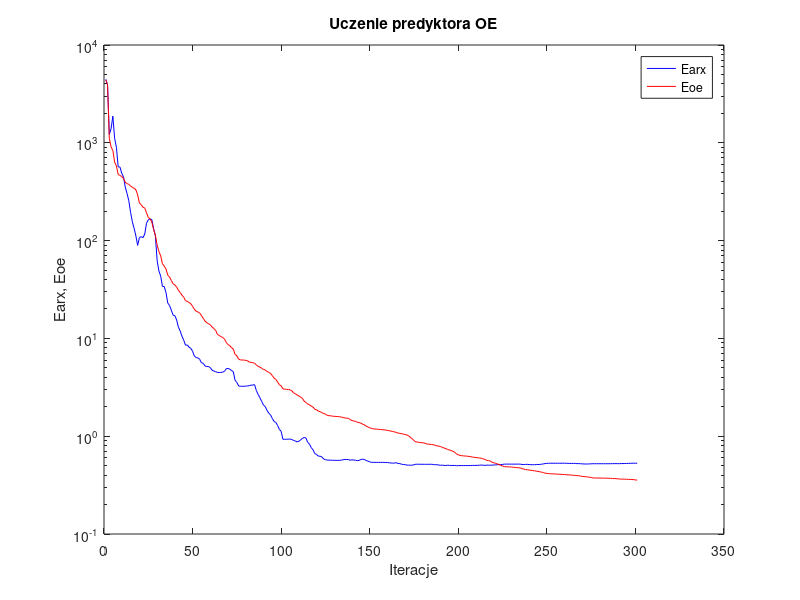
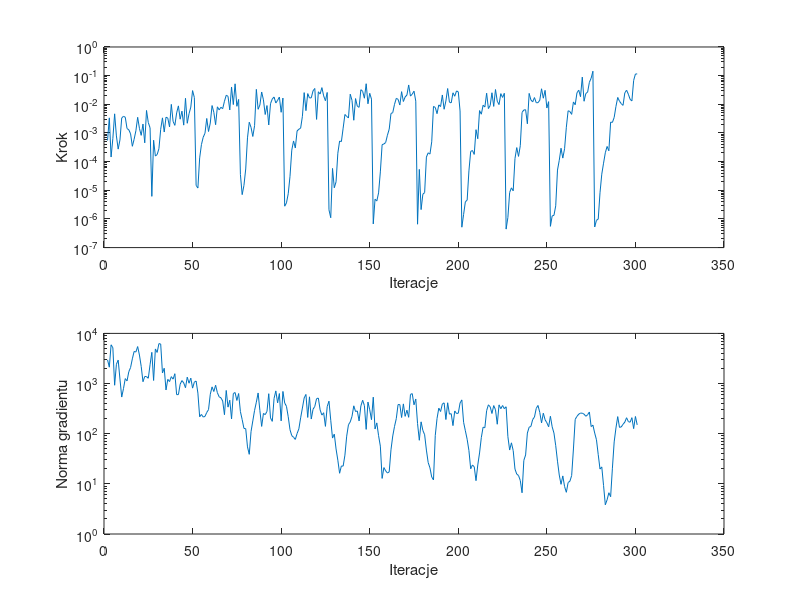

These charts were generated, in order, by the following MATLAB code:
%uczenie predyktora oe
clear all;
n=0; farx(n+1)=4.456807e+003; foe(n+1)=4.383741e+003; wspucz(n+1)=0.000000e+000; ng(n+1)=0.000000e+000;
%odnowa zmiennej metryki
n=1; farx(n+1)=3.924850e+003; foe(n+1)=3.908453e+003; krok(n+1)=5.469456e-004; ng(n+1)=2.970197e+003;
n=2; farx(n+1)=1.215257e+003; foe(n+1)=1.104949e+003; krok(n+1)=3.367365e-003; ng(n+1)=2.118992e+003;
n=3; farx(n+1)=1.393196e+003; foe(n+1)=9.051522e+002; krok(n+1)=1.447867e-004; ng(n+1)=5.922420e+003;
n=4; farx(n+1)=1.872647e+003; foe(n+1)=8.342197e+002; krok(n+1)=6.459813e-004; ng(n+1)=5.171138e+003;
n=5; farx(n+1)=1.109434e+003; foe(n+1)=6.359981e+002; krok(n+1)=4.649896e-003; ng(n+1)=9.252808e+002;
n=6; farx(n+1)=9.008802e+002; foe(n+1)=5.798755e+002; krok(n+1)=7.878882e-004; ng(n+1)=2.427672e+003;
n=7; farx(n+1)=5.684371e+002; foe(n+1)=4.747878e+002; krok(n+1)=2.732662e-004; ng(n+1)=2.937646e+003;
n=8; farx(n+1)=5.652598e+002; foe(n+1)=4.640780e+002; krok(n+1)=5.704577e-004; ng(n+1)=1.232191e+003;
n=9; farx(n+1)=4.884268e+002; foe(n+1)=4.515994e+002; krok(n+1)=3.334617e-003; ng(n+1)=5.376841e+002;
n=10; farx(n+1)=4.481596e+002; foe(n+1)=4.332023e+002; krok(n+1)=3.818612e-003; ng(n+1)=7.941636e+002;
n=11; farx(n+1)=3.523127e+002; foe(n+1)=3.957635e+002; krok(n+1)=3.544455e-003; ng(n+1)=1.255696e+003;
n=12; farx(n+1)=3.037199e+002; foe(n+1)=3.826214e+002; krok(n+1)=1.424799e-003; ng(n+1)=1.129132e+003;
n=13; farx(n+1)=2.556297e+002; foe(n+1)=3.757316e+002; krok(n+1)=1.291963e-003; ng(n+1)=1.721205e+003;
n=14; farx(n+1)=1.945833e+002; foe(n+1)=3.622908e+002; krok(n+1)=9.305128e-004; ng(n+1)=2.088658e+003;
n=15; farx(n+1)=1.555991e+002; foe(n+1)=3.498284e+002; krok(n+1)=3.428360e-004; ng(n+1)=3.110816e+003;
n=16; farx(n+1)=1.334770e+002; foe(n+1)=3.427283e+002; krok(n+1)=6.015953e-004; ng(n+1)=4.365624e+003;
n=17; farx(n+1)=1.115565e+002; foe(n+1)=3.308079e+002; krok(n+1)=1.195779e-003; ng(n+1)=4.248354e+003;
n=18; farx(n+1)=8.937767e+001; foe(n+1)=2.936013e+002; krok(n+1)=3.516052e-003; ng(n+1)=5.463430e+003;
n=19; farx(n+1)=1.076948e+002; foe(n+1)=2.416065e+002; krok(n+1)=1.448033e-003; ng(n+1)=3.698186e+003;
n=20; farx(n+1)=1.096673e+002; foe(n+1)=2.327341e+002; krok(n+1)=8.258271e-004; ng(n+1)=2.197438e+003;
n=21; farx(n+1)=1.071676e+002; foe(n+1)=2.194058e+002; krok(n+1)=2.048333e-003; ng(n+1)=1.087326e+003;
n=22; farx(n+1)=1.167748e+002; foe(n+1)=2.150891e+002; krok(n+1)=4.526501e-004; ng(n+1)=1.385442e+003;
n=23; farx(n+1)=1.507213e+002; foe(n+1)=1.927603e+002; krok(n+1)=6.100588e-003; ng(n+1)=1.375511e+003;
n=24; farx(n+1)=1.630759e+002; foe(n+1)=1.723319e+002; krok(n+1)=2.314595e-003; ng(n+1)=1.274598e+003;
n=25; farx(n+1)=1.668446e+002; foe(n+1)=1.667529e+002; krok(n+1)=1.510644e-003; ng(n+1)=2.372255e+003;
%odnowa zmiennej metryki
n=26; farx(n+1)=1.637894e+002; foe(n+1)=1.547297e+002; krok(n+1)=6.137476e-006; ng(n+1)=4.189629e+003;
n=27; farx(n+1)=1.329223e+002; foe(n+1)=1.295306e+002; krok(n+1)=5.580127e-004; ng(n+1)=1.151520e+003;
n=28; farx(n+1)=1.118750e+002; foe(n+1)=1.135638e+002; krok(n+1)=1.562643e-004; ng(n+1)=4.894483e+003;
n=29; farx(n+1)=6.233462e+001; foe(n+1)=8.999471e+001; krok(n+1)=1.761674e-004; ng(n+1)=4.174094e+003;
n=30; farx(n+1)=4.886464e+001; foe(n+1)=7.734904e+001; krok(n+1)=2.826636e-004; ng(n+1)=6.257645e+003;
n=31; farx(n+1)=4.330552e+001; foe(n+1)=6.983289e+001; krok(n+1)=1.342085e-003; ng(n+1)=6.130861e+003;
n=32; farx(n+1)=3.395623e+001; foe(n+1)=5.791235e+001; krok(n+1)=3.364099e-003; ng(n+1)=1.624258e+003;
n=33; farx(n+1)=3.400744e+001; foe(n+1)=5.476256e+001; krok(n+1)=1.078975e-003; ng(n+1)=2.018601e+003;
n=34; farx(n+1)=2.935736e+001; foe(n+1)=5.117669e+001; krok(n+1)=3.544455e-003; ng(n+1)=7.453732e+002;
n=35; farx(n+1)=2.299770e+001; foe(n+1)=4.425729e+001; krok(n+1)=3.303309e-003; ng(n+1)=1.211504e+003;
n=36; farx(n+1)=2.167523e+001; foe(n+1)=4.250053e+001; krok(n+1)=1.618948e-003; ng(n+1)=1.094706e+003;
n=37; farx(n+1)=1.944549e+001; foe(n+1)=3.908241e+001; krok(n+1)=9.939766e-003; ng(n+1)=1.373376e+003;
n=38; farx(n+1)=1.730922e+001; foe(n+1)=3.622774e+001; krok(n+1)=2.530456e-003; ng(n+1)=1.224790e+003;
n=39; farx(n+1)=1.705955e+001; foe(n+1)=3.518688e+001; krok(n+1)=1.841613e-003; ng(n+1)=1.570868e+003;
n=40; farx(n+1)=1.544336e+001; foe(n+1)=3.353549e+001; krok(n+1)=5.000456e-003; ng(n+1)=6.011289e+002;
n=41; farx(n+1)=1.300617e+001; foe(n+1)=3.107413e+001; krok(n+1)=8.806488e-003; ng(n+1)=6.014160e+002;
n=42; farx(n+1)=1.192859e+001; foe(n+1)=2.943747e+001; krok(n+1)=3.023106e-003; ng(n+1)=9.713845e+002;
n=43; farx(n+1)=1.054382e+001; foe(n+1)=2.764614e+001; krok(n+1)=5.767896e-003; ng(n+1)=1.147301e+003;
n=44; farx(n+1)=9.589016e+000; foe(n+1)=2.647166e+001; krok(n+1)=1.875750e-003; ng(n+1)=1.031453e+003;
n=45; farx(n+1)=8.531690e+000; foe(n+1)=2.428091e+001; krok(n+1)=1.620620e-002; ng(n+1)=8.241512e+002;
n=46; farx(n+1)=8.575962e+000; foe(n+1)=2.393350e+001; krok(n+1)=2.176076e-003; ng(n+1)=1.341540e+003;
n=47; farx(n+1)=8.134413e+000; foe(n+1)=2.327112e+001; krok(n+1)=4.683883e-003; ng(n+1)=1.014822e+003;
n=48; farx(n+1)=7.900151e+000; foe(n+1)=2.269678e+001; krok(n+1)=7.981858e-003; ng(n+1)=1.281929e+003;
n=49; farx(n+1)=7.407058e+000; foe(n+1)=2.128010e+001; krok(n+1)=3.012318e-002; ng(n+1)=8.102486e+002;
n=50; farx(n+1)=6.600025e+000; foe(n+1)=1.984017e+001; krok(n+1)=1.725161e-002; ng(n+1)=1.067737e+003;
%odnowa zmiennej metryki
n=51; farx(n+1)=6.380328e+000; foe(n+1)=1.895269e+001; krok(n+1)=1.481560e-005; ng(n+1)=1.122684e+003;
n=52; farx(n+1)=6.321810e+000; foe(n+1)=1.863622e+001; krok(n+1)=1.197415e-005; ng(n+1)=6.448211e+002;
n=53; farx(n+1)=6.120104e+000; foe(n+1)=1.821317e+001; krok(n+1)=1.348719e-004; ng(n+1)=2.173546e+002;
n=54; farx(n+1)=5.630906e+000; foe(n+1)=1.712790e+001; krok(n+1)=3.919520e-004; ng(n+1)=2.421605e+002;
n=55; farx(n+1)=5.565941e+000; foe(n+1)=1.605488e+001; krok(n+1)=7.101242e-004; ng(n+1)=2.147760e+002;
n=56; farx(n+1)=5.224156e+000; foe(n+1)=1.506684e+001; krok(n+1)=9.751354e-004; ng(n+1)=2.208563e+002;
n=57; farx(n+1)=5.161000e+000; foe(n+1)=1.446667e+001; krok(n+1)=3.204735e-003; ng(n+1)=2.654004e+002;
n=58; farx(n+1)=5.159472e+000; foe(n+1)=1.413785e+001; krok(n+1)=1.123587e-003; ng(n+1)=3.016581e+002;
n=59; farx(n+1)=5.030576e+000; foe(n+1)=1.375839e+001; krok(n+1)=2.232051e-003; ng(n+1)=6.125906e+002;
n=60; farx(n+1)=4.733264e+000; foe(n+1)=1.309049e+001; krok(n+1)=9.045235e-003; ng(n+1)=8.585067e+002;
n=61; farx(n+1)=4.635324e+000; foe(n+1)=1.258812e+001; krok(n+1)=5.242823e-003; ng(n+1)=6.938687e+002;
n=62; farx(n+1)=4.571805e+000; foe(n+1)=1.211069e+001; krok(n+1)=1.940831e-003; ng(n+1)=9.256664e+002;
n=63; farx(n+1)=4.487396e+000; foe(n+1)=1.100583e+001; krok(n+1)=8.166461e-003; ng(n+1)=6.565752e+002;
n=64; farx(n+1)=4.484904e+000; foe(n+1)=1.073507e+001; krok(n+1)=6.400909e-003; ng(n+1)=5.437130e+002;
n=65; farx(n+1)=4.487473e+000; foe(n+1)=1.042803e+001; krok(n+1)=7.874995e-003; ng(n+1)=5.195333e+002;
n=66; farx(n+1)=4.525552e+000; foe(n+1)=1.020722e+001; krok(n+1)=7.032104e-003; ng(n+1)=4.488216e+002;
n=67; farx(n+1)=4.599301e+000; foe(n+1)=9.886693e+000; krok(n+1)=1.281894e-002; ng(n+1)=2.390036e+002;
n=68; farx(n+1)=4.900093e+000; foe(n+1)=9.097812e+000; krok(n+1)=2.065111e-002; ng(n+1)=7.281791e+002;
n=69; farx(n+1)=4.926786e+000; foe(n+1)=8.642725e+000; krok(n+1)=1.904910e-002; ng(n+1)=3.387282e+002;
n=70; farx(n+1)=4.850054e+000; foe(n+1)=8.449984e+000; krok(n+1)=6.349841e-003; ng(n+1)=4.652595e+002;
n=71; farx(n+1)=4.693693e+000; foe(n+1)=8.020792e+000; krok(n+1)=4.017797e-002; ng(n+1)=1.970927e+002;
n=72; farx(n+1)=4.566298e+000; foe(n+1)=7.769647e+000; krok(n+1)=9.793864e-003; ng(n+1)=6.305621e+002;
n=73; farx(n+1)=3.728708e+000; foe(n+1)=6.850890e+000; krok(n+1)=5.184392e-002; ng(n+1)=6.624446e+002;
n=74; farx(n+1)=3.549756e+000; foe(n+1)=6.642982e+000; krok(n+1)=8.518466e-003; ng(n+1)=4.599886e+002;
n=75; farx(n+1)=3.260420e+000; foe(n+1)=6.140575e+000; krok(n+1)=1.479563e-002; ng(n+1)=6.324731e+002;
%odnowa zmiennej metryki
n=76; farx(n+1)=3.241339e+000; foe(n+1)=6.025335e+000; krok(n+1)=3.572825e-005; ng(n+1)=2.760977e+002;
n=77; farx(n+1)=3.238287e+000; foe(n+1)=6.013659e+000; krok(n+1)=7.048309e-006; ng(n+1)=1.909865e+002;
n=78; farx(n+1)=3.238654e+000; foe(n+1)=6.002813e+000; krok(n+1)=1.481538e-005; ng(n+1)=1.273224e+002;
n=79; farx(n+1)=3.256991e+000; foe(n+1)=5.970218e+000; krok(n+1)=5.538211e-005; ng(n+1)=1.260376e+002;
n=80; farx(n+1)=3.258119e+000; foe(n+1)=5.904058e+000; krok(n+1)=6.750897e-004; ng(n+1)=5.455460e+001;
n=81; farx(n+1)=3.290040e+000; foe(n+1)=5.741438e+000; krok(n+1)=2.368463e-003; ng(n+1)=3.878146e+001;
n=82; farx(n+1)=3.324427e+000; foe(n+1)=5.687349e+000; krok(n+1)=1.568349e-003; ng(n+1)=1.099731e+002;
n=83; farx(n+1)=3.338016e+000; foe(n+1)=5.638730e+000; krok(n+1)=7.543972e-004; ng(n+1)=1.797741e+002;
n=84; farx(n+1)=3.361504e+000; foe(n+1)=5.588860e+000; krok(n+1)=1.797903e-003; ng(n+1)=2.919268e+002;
n=85; farx(n+1)=2.932164e+000; foe(n+1)=5.342701e+000; krok(n+1)=3.320390e-002; ng(n+1)=4.255180e+002;
n=86; farx(n+1)=2.670802e+000; foe(n+1)=5.175266e+000; krok(n+1)=6.699412e-003; ng(n+1)=6.489663e+002;
n=87; farx(n+1)=2.473910e+000; foe(n+1)=5.086032e+000; krok(n+1)=9.476825e-003; ng(n+1)=2.889779e+002;
n=88; farx(n+1)=2.273696e+000; foe(n+1)=4.948795e+000; krok(n+1)=2.691279e-002; ng(n+1)=1.397629e+002;
n=89; farx(n+1)=2.082075e+000; foe(n+1)=4.812752e+000; krok(n+1)=1.427439e-002; ng(n+1)=2.534711e+002;
n=90; farx(n+1)=2.013479e+000; foe(n+1)=4.753750e+000; krok(n+1)=4.408444e-003; ng(n+1)=2.398848e+002;
n=91; farx(n+1)=1.838250e+000; foe(n+1)=4.601741e+000; krok(n+1)=9.045235e-003; ng(n+1)=2.784962e+002;
n=92; farx(n+1)=1.724604e+000; foe(n+1)=4.495629e+000; krok(n+1)=1.899561e-003; ng(n+1)=6.273632e+002;
n=93; farx(n+1)=1.648197e+000; foe(n+1)=4.384366e+000; krok(n+1)=1.056509e-002; ng(n+1)=2.062178e+002;
n=94; farx(n+1)=1.521419e+000; foe(n+1)=4.171708e+000; krok(n+1)=1.534343e-002; ng(n+1)=1.762628e+002;
n=95; farx(n+1)=1.413590e+000; foe(n+1)=3.923372e+000; krok(n+1)=1.797739e-002; ng(n+1)=5.039773e+002;
n=96; farx(n+1)=1.383479e+000; foe(n+1)=3.817101e+000; krok(n+1)=1.109636e-002; ng(n+1)=7.136853e+002;
n=97; farx(n+1)=1.287737e+000; foe(n+1)=3.578054e+000; krok(n+1)=1.376948e-002; ng(n+1)=4.124099e+002;
n=98; farx(n+1)=1.175158e+000; foe(n+1)=3.356134e+000; krok(n+1)=1.797739e-002; ng(n+1)=6.319694e+002;
n=99; farx(n+1)=1.120633e+000; foe(n+1)=3.274707e+000; krok(n+1)=5.269205e-003; ng(n+1)=1.800459e+002;
n=100; farx(n+1)=9.299292e-001; foe(n+1)=3.047380e+000; krok(n+1)=1.650423e-002; ng(n+1)=6.959436e+002;
%odnowa zmiennej metryki
n=101; farx(n+1)=9.301898e-001; foe(n+1)=3.028733e+000; krok(n+1)=2.783541e-006; ng(n+1)=4.099541e+002;
n=102; farx(n+1)=9.307175e-001; foe(n+1)=3.011977e+000; krok(n+1)=3.632716e-006; ng(n+1)=3.515607e+002;
n=103; farx(n+1)=9.325125e-001; foe(n+1)=2.997022e+000; krok(n+1)=7.578315e-006; ng(n+1)=2.173885e+002;
n=104; farx(n+1)=9.347864e-001; foe(n+1)=2.980647e+000; krok(n+1)=3.079431e-005; ng(n+1)=1.198879e+002;
n=105; farx(n+1)=9.263137e-001; foe(n+1)=2.918391e+000; krok(n+1)=2.517331e-004; ng(n+1)=9.137821e+001;
n=106; farx(n+1)=9.047096e-001; foe(n+1)=2.775663e+000; krok(n+1)=5.265079e-004; ng(n+1)=8.498367e+001;
n=107; farx(n+1)=8.937018e-001; foe(n+1)=2.714837e+000; krok(n+1)=2.985020e-004; ng(n+1)=7.692309e+001;
n=108; farx(n+1)=8.758490e-001; foe(n+1)=2.637364e+000; krok(n+1)=1.176191e-003; ng(n+1)=1.007328e+002;
n=109; farx(n+1)=8.861217e-001; foe(n+1)=2.583359e+000; krok(n+1)=1.347687e-003; ng(n+1)=1.249475e+002;
n=110; farx(n+1)=9.163670e-001; foe(n+1)=2.511808e+000; krok(n+1)=1.473014e-003; ng(n+1)=2.069590e+002;
n=111; farx(n+1)=9.489211e-001; foe(n+1)=2.435132e+000; krok(n+1)=3.816075e-003; ng(n+1)=3.250966e+002;
n=112; farx(n+1)=9.707212e-001; foe(n+1)=2.284821e+000; krok(n+1)=2.556212e-002; ng(n+1)=5.170658e+002;
n=113; farx(n+1)=9.578802e-001; foe(n+1)=2.210212e+000; krok(n+1)=5.999763e-003; ng(n+1)=6.066293e+002;
n=114; farx(n+1)=8.656130e-001; foe(n+1)=2.134953e+000; krok(n+1)=2.366103e-002; ng(n+1)=2.110182e+002;
n=115; farx(n+1)=8.280459e-001; foe(n+1)=2.096992e+000; krok(n+1)=1.664870e-002; ng(n+1)=5.435930e+002;
n=116; farx(n+1)=7.634519e-001; foe(n+1)=2.032808e+000; krok(n+1)=1.680696e-002; ng(n+1)=1.960810e+002;
n=117; farx(n+1)=7.275956e-001; foe(n+1)=1.981300e+000; krok(n+1)=2.954351e-002; ng(n+1)=3.066545e+002;
n=118; farx(n+1)=6.633627e-001; foe(n+1)=1.885586e+000; krok(n+1)=3.571716e-002; ng(n+1)=3.501499e+002;
n=119; farx(n+1)=6.509995e-001; foe(n+1)=1.861075e+000; krok(n+1)=2.972972e-003; ng(n+1)=4.996288e+002;
n=120; farx(n+1)=6.252711e-001; foe(n+1)=1.805915e+000; krok(n+1)=2.741623e-002; ng(n+1)=5.134745e+002;
n=121; farx(n+1)=6.247113e-001; foe(n+1)=1.779542e+000; krok(n+1)=2.279678e-002; ng(n+1)=2.984618e+002;
n=122; farx(n+1)=6.130527e-001; foe(n+1)=1.744967e+000; krok(n+1)=3.820826e-002; ng(n+1)=2.350216e+002;
n=123; farx(n+1)=5.846687e-001; foe(n+1)=1.701935e+000; krok(n+1)=1.966568e-002; ng(n+1)=2.619655e+002;
n=124; farx(n+1)=5.757404e-001; foe(n+1)=1.682759e+000; krok(n+1)=1.333847e-002; ng(n+1)=1.399638e+002;
n=125; farx(n+1)=5.698919e-001; foe(n+1)=1.635223e+000; krok(n+1)=2.590317e-002; ng(n+1)=3.478659e+002;
%odnowa zmiennej metryki
n=126; farx(n+1)=5.689598e-001; foe(n+1)=1.619684e+000; krok(n+1)=2.079230e-006; ng(n+1)=4.450897e+002;
n=127; farx(n+1)=5.688739e-001; foe(n+1)=1.617817e+000; krok(n+1)=1.102321e-006; ng(n+1)=1.852740e+002;
n=128; farx(n+1)=5.675632e-001; foe(n+1)=1.601082e+000; krok(n+1)=5.788477e-005; ng(n+1)=8.185307e+001;
n=129; farx(n+1)=5.666615e-001; foe(n+1)=1.596296e+000; krok(n+1)=1.221743e-005; ng(n+1)=9.804671e+001;
n=130; farx(n+1)=5.664923e-001; foe(n+1)=1.593563e+000; krok(n+1)=1.977673e-005; ng(n+1)=4.961943e+001;
n=131; farx(n+1)=5.660880e-001; foe(n+1)=1.586050e+000; krok(n+1)=1.963632e-004; ng(n+1)=2.963752e+001;
n=132; farx(n+1)=5.666204e-001; foe(n+1)=1.581231e+000; krok(n+1)=5.226755e-004; ng(n+1)=1.625247e+001;
n=133; farx(n+1)=5.687063e-001; foe(n+1)=1.570765e+000; krok(n+1)=4.988661e-004; ng(n+1)=2.272953e+001;
n=134; farx(n+1)=5.750340e-001; foe(n+1)=1.552181e+000; krok(n+1)=1.473654e-003; ng(n+1)=2.255848e+001;
n=135; farx(n+1)=5.782525e-001; foe(n+1)=1.536383e+000; krok(n+1)=4.408444e-003; ng(n+1)=3.730287e+001;
n=136; farx(n+1)=5.782188e-001; foe(n+1)=1.528650e+000; krok(n+1)=3.778589e-003; ng(n+1)=8.935459e+001;
n=137; farx(n+1)=5.769731e-001; foe(n+1)=1.522376e+000; krok(n+1)=3.334617e-003; ng(n+1)=1.507844e+002;
n=138; farx(n+1)=5.677904e-001; foe(n+1)=1.480856e+000; krok(n+1)=2.251094e-002; ng(n+1)=1.717714e+002;
n=139; farx(n+1)=5.743980e-001; foe(n+1)=1.442153e+000; krok(n+1)=1.370811e-002; ng(n+1)=2.217148e+002;
n=140; farx(n+1)=5.703742e-001; foe(n+1)=1.431235e+000; krok(n+1)=2.778799e-003; ng(n+1)=3.597289e+002;
n=141; farx(n+1)=5.680327e-001; foe(n+1)=1.417012e+000; krok(n+1)=1.586441e-002; ng(n+1)=2.769266e+002;
n=142; farx(n+1)=5.629753e-001; foe(n+1)=1.389601e+000; krok(n+1)=8.580693e-003; ng(n+1)=2.843357e+002;
n=143; farx(n+1)=5.648521e-001; foe(n+1)=1.378832e+000; krok(n+1)=7.835038e-003; ng(n+1)=1.794573e+002;
n=144; farx(n+1)=5.787623e-001; foe(n+1)=1.358366e+000; krok(n+1)=3.234070e-002; ng(n+1)=3.565844e+002;
n=145; farx(n+1)=5.814654e-001; foe(n+1)=1.327934e+000; krok(n+1)=2.842041e-002; ng(n+1)=4.647299e+002;
n=146; farx(n+1)=5.783923e-001; foe(n+1)=1.306722e+000; krok(n+1)=1.631060e-002; ng(n+1)=3.634955e+002;
n=147; farx(n+1)=5.644798e-001; foe(n+1)=1.267767e+000; krok(n+1)=5.221283e-002; ng(n+1)=1.218867e+002;
n=148; farx(n+1)=5.557101e-001; foe(n+1)=1.243624e+000; krok(n+1)=1.041486e-002; ng(n+1)=4.275152e+002;
n=149; farx(n+1)=5.465837e-001; foe(n+1)=1.219827e+000; krok(n+1)=2.417030e-002; ng(n+1)=2.995768e+002;
n=150; farx(n+1)=5.406538e-001; foe(n+1)=1.199931e+000; krok(n+1)=1.517095e-002; ng(n+1)=1.902692e+002;
%odnowa zmiennej metryki
n=151; farx(n+1)=5.404106e-001; foe(n+1)=1.189800e+000; krok(n+1)=6.706574e-007; ng(n+1)=5.351520e+002;
n=152; farx(n+1)=5.401040e-001; foe(n+1)=1.184830e+000; krok(n+1)=4.883258e-006; ng(n+1)=1.243305e+002;
n=153; farx(n+1)=5.400621e-001; foe(n+1)=1.179735e+000; krok(n+1)=4.211248e-006; ng(n+1)=1.642355e+002;
n=154; farx(n+1)=5.401842e-001; foe(n+1)=1.176930e+000; krok(n+1)=8.106422e-006; ng(n+1)=9.147770e+001;
n=155; farx(n+1)=5.397470e-001; foe(n+1)=1.171448e+000; krok(n+1)=4.381503e-005; ng(n+1)=5.650628e+001;
n=156; farx(n+1)=5.398700e-001; foe(n+1)=1.168162e+000; krok(n+1)=3.910575e-004; ng(n+1)=1.283472e+001;
n=157; farx(n+1)=5.394768e-001; foe(n+1)=1.160825e+000; krok(n+1)=4.129769e-004; ng(n+1)=2.110781e+001;
n=158; farx(n+1)=5.385023e-001; foe(n+1)=1.155633e+000; krok(n+1)=4.636412e-004; ng(n+1)=1.820058e+001;
n=159; farx(n+1)=5.379671e-001; foe(n+1)=1.147815e+000; krok(n+1)=8.351411e-004; ng(n+1)=1.642433e+001;
n=160; farx(n+1)=5.343145e-001; foe(n+1)=1.138213e+000; krok(n+1)=1.353531e-003; ng(n+1)=1.732930e+001;
n=161; farx(n+1)=5.328558e-001; foe(n+1)=1.127562e+000; krok(n+1)=4.795168e-003; ng(n+1)=4.774554e+001;
n=162; farx(n+1)=5.300118e-001; foe(n+1)=1.116998e+000; krok(n+1)=5.107684e-003; ng(n+1)=8.998416e+001;
n=163; farx(n+1)=5.317112e-001; foe(n+1)=1.106267e+000; krok(n+1)=1.000726e-002; ng(n+1)=1.396341e+002;
n=164; farx(n+1)=5.355345e-001; foe(n+1)=1.092897e+000; krok(n+1)=1.610734e-002; ng(n+1)=1.998330e+002;
n=165; farx(n+1)=5.265750e-001; foe(n+1)=1.076501e+000; krok(n+1)=1.495979e-002; ng(n+1)=3.810966e+002;
n=166; farx(n+1)=5.244904e-001; foe(n+1)=1.068842e+000; krok(n+1)=9.447410e-003; ng(n+1)=3.809979e+002;
n=167; farx(n+1)=5.165055e-001; foe(n+1)=1.061883e+000; krok(n+1)=2.762153e-002; ng(n+1)=2.102158e+002;
n=168; farx(n+1)=5.138939e-001; foe(n+1)=1.050090e+000; krok(n+1)=1.251384e-002; ng(n+1)=3.930149e+002;
n=169; farx(n+1)=5.121899e-001; foe(n+1)=1.039166e+000; krok(n+1)=1.806016e-002; ng(n+1)=2.218905e+002;
n=170; farx(n+1)=5.059946e-001; foe(n+1)=1.029991e+000; krok(n+1)=2.097129e-002; ng(n+1)=2.942745e+002;
n=171; farx(n+1)=5.067454e-001; foe(n+1)=1.006201e+000; krok(n+1)=4.732206e-002; ng(n+1)=2.120987e+002;
n=172; farx(n+1)=5.045325e-001; foe(n+1)=9.708704e-001; krok(n+1)=1.931884e-002; ng(n+1)=6.059846e+002;
n=173; farx(n+1)=5.062346e-001; foe(n+1)=9.405398e-001; krok(n+1)=2.254527e-002; ng(n+1)=6.296782e+002;
n=174; farx(n+1)=5.102587e-001; foe(n+1)=9.017686e-001; krok(n+1)=2.876670e-002; ng(n+1)=3.767048e+002;
n=175; farx(n+1)=5.170289e-001; foe(n+1)=8.736532e-001; krok(n+1)=1.289397e-002; ng(n+1)=4.914239e+002;
%odnowa zmiennej metryki
n=176; farx(n+1)=5.170216e-001; foe(n+1)=8.729411e-001; krok(n+1)=6.548605e-007; ng(n+1)=1.590886e+002;
n=177; farx(n+1)=5.165235e-001; foe(n+1)=8.625731e-001; krok(n+1)=5.354731e-005; ng(n+1)=7.393712e+001;
n=178; farx(n+1)=5.163791e-001; foe(n+1)=8.591937e-001; krok(n+1)=2.117218e-006; ng(n+1)=1.723830e+002;
n=179; farx(n+1)=5.163031e-001; foe(n+1)=8.552846e-001; krok(n+1)=7.304702e-006; ng(n+1)=1.163148e+002;
n=180; farx(n+1)=5.160770e-001; foe(n+1)=8.522206e-001; krok(n+1)=8.274713e-006; ng(n+1)=9.531117e+001;
n=181; farx(n+1)=5.158707e-001; foe(n+1)=8.354719e-001; krok(n+1)=1.440576e-004; ng(n+1)=4.713671e+001;
n=182; farx(n+1)=5.160038e-001; foe(n+1)=8.292103e-001; krok(n+1)=2.030280e-004; ng(n+1)=2.660488e+001;
n=183; farx(n+1)=5.163757e-001; foe(n+1)=8.268127e-001; krok(n+1)=1.828869e-004; ng(n+1)=2.084259e+001;
n=184; farx(n+1)=5.166151e-001; foe(n+1)=8.240311e-001; krok(n+1)=4.898436e-004; ng(n+1)=1.369884e+001;
n=185; farx(n+1)=5.126467e-001; foe(n+1)=8.155215e-001; krok(n+1)=8.443488e-003; ng(n+1)=1.197964e+001;
n=186; farx(n+1)=5.116303e-001; foe(n+1)=8.075788e-001; krok(n+1)=7.780842e-003; ng(n+1)=9.209301e+001;
n=187; farx(n+1)=5.106283e-001; foe(n+1)=7.970243e-001; krok(n+1)=4.708571e-003; ng(n+1)=2.010421e+002;
n=188; farx(n+1)=5.073319e-001; foe(n+1)=7.907652e-001; krok(n+1)=9.555317e-003; ng(n+1)=3.231394e+002;
n=189; farx(n+1)=5.043325e-001; foe(n+1)=7.848391e-001; krok(n+1)=8.323975e-003; ng(n+1)=2.767360e+002;
n=190; farx(n+1)=5.064089e-001; foe(n+1)=7.669682e-001; krok(n+1)=2.117616e-002; ng(n+1)=3.910100e+002;
n=191; farx(n+1)=5.029204e-001; foe(n+1)=7.587121e-001; krok(n+1)=6.718810e-003; ng(n+1)=4.123213e+002;
n=192; farx(n+1)=5.005567e-001; foe(n+1)=7.455391e-001; krok(n+1)=1.302239e-002; ng(n+1)=1.917400e+002;
n=193; farx(n+1)=5.057306e-001; foe(n+1)=7.317286e-001; krok(n+1)=3.552033e-002; ng(n+1)=4.139231e+002;
n=194; farx(n+1)=5.026362e-001; foe(n+1)=7.219240e-001; krok(n+1)=1.181377e-002; ng(n+1)=2.453396e+002;
n=195; farx(n+1)=5.025270e-001; foe(n+1)=7.142860e-001; krok(n+1)=1.121678e-002; ng(n+1)=2.509291e+002;
n=196; farx(n+1)=5.017641e-001; foe(n+1)=7.006155e-001; krok(n+1)=2.521242e-002; ng(n+1)=1.449344e+002;
n=197; farx(n+1)=5.025260e-001; foe(n+1)=6.840189e-001; krok(n+1)=1.911063e-002; ng(n+1)=2.844780e+002;
n=198; farx(n+1)=4.992523e-001; foe(n+1)=6.595578e-001; krok(n+1)=2.928765e-002; ng(n+1)=2.526497e+002;
n=199; farx(n+1)=5.002946e-001; foe(n+1)=6.437976e-001; krok(n+1)=2.720095e-002; ng(n+1)=2.560222e+002;
n=200; farx(n+1)=5.008994e-001; foe(n+1)=6.368400e-001; krok(n+1)=5.852382e-003; ng(n+1)=4.094199e+002;
%odnowa zmiennej metryki
n=201; farx(n+1)=5.007946e-001; foe(n+1)=6.312590e-001; krok(n+1)=5.153135e-007; ng(n+1)=4.717387e+002;
n=202; farx(n+1)=5.007643e-001; foe(n+1)=6.292900e-001; krok(n+1)=1.437877e-006; ng(n+1)=1.684064e+002;
n=203; farx(n+1)=5.007770e-001; foe(n+1)=6.265293e-001; krok(n+1)=3.987530e-006; ng(n+1)=1.142066e+002;
n=204; farx(n+1)=5.008440e-001; foe(n+1)=6.254720e-001; krok(n+1)=4.512161e-006; ng(n+1)=7.746987e+001;
n=205; farx(n+1)=5.010254e-001; foe(n+1)=6.212919e-001; krok(n+1)=4.738492e-005; ng(n+1)=4.616659e+001;
n=206; farx(n+1)=5.017089e-001; foe(n+1)=6.175685e-001; krok(n+1)=2.266194e-004; ng(n+1)=1.993632e+001;
n=207; farx(n+1)=5.026017e-001; foe(n+1)=6.117890e-001; krok(n+1)=2.445001e-004; ng(n+1)=2.379729e+001;
n=208; farx(n+1)=5.029614e-001; foe(n+1)=6.085471e-001; krok(n+1)=1.784716e-004; ng(n+1)=2.187221e+001;
n=209; farx(n+1)=5.031430e-001; foe(n+1)=6.051899e-001; krok(n+1)=1.302087e-003; ng(n+1)=1.157745e+001;
n=210; farx(n+1)=5.034467e-001; foe(n+1)=6.022019e-001; krok(n+1)=6.298318e-004; ng(n+1)=2.373725e+001;
n=211; farx(n+1)=5.054361e-001; foe(n+1)=5.981547e-001; krok(n+1)=6.047937e-003; ng(n+1)=4.126967e+001;
n=212; farx(n+1)=5.072162e-001; foe(n+1)=5.948467e-001; krok(n+1)=4.509565e-003; ng(n+1)=8.360982e+001;
n=213; farx(n+1)=5.055109e-001; foe(n+1)=5.861486e-001; krok(n+1)=9.258382e-003; ng(n+1)=1.349572e+002;
n=214; farx(n+1)=5.027529e-001; foe(n+1)=5.793985e-001; krok(n+1)=8.055458e-003; ng(n+1)=1.314154e+002;
n=215; farx(n+1)=5.063449e-001; foe(n+1)=5.672446e-001; krok(n+1)=2.440235e-002; ng(n+1)=2.884773e+002;
n=216; farx(n+1)=5.050870e-001; foe(n+1)=5.623092e-001; krok(n+1)=7.088910e-003; ng(n+1)=3.765841e+002;
n=217; farx(n+1)=5.056613e-001; foe(n+1)=5.596394e-001; krok(n+1)=9.045235e-003; ng(n+1)=3.439343e+002;
n=218; farx(n+1)=5.056554e-001; foe(n+1)=5.411579e-001; krok(n+1)=2.527804e-002; ng(n+1)=2.527907e+002;
n=219; farx(n+1)=5.076858e-001; foe(n+1)=5.360719e-001; krok(n+1)=8.442897e-003; ng(n+1)=3.638986e+002;
n=220; farx(n+1)=5.090193e-001; foe(n+1)=5.284274e-001; krok(n+1)=3.280985e-002; ng(n+1)=3.004925e+002;
n=221; farx(n+1)=5.108423e-001; foe(n+1)=5.210185e-001; krok(n+1)=1.280182e-002; ng(n+1)=1.543879e+002;
n=222; farx(n+1)=5.125514e-001; foe(n+1)=5.142496e-001; krok(n+1)=9.767882e-003; ng(n+1)=3.760376e+002;
n=223; farx(n+1)=5.123416e-001; foe(n+1)=5.033112e-001; krok(n+1)=2.357847e-002; ng(n+1)=3.150416e+002;
n=224; farx(n+1)=5.146561e-001; foe(n+1)=4.967734e-001; krok(n+1)=1.734832e-002; ng(n+1)=3.645866e+002;
n=225; farx(n+1)=5.183803e-001; foe(n+1)=4.888184e-001; krok(n+1)=2.426108e-002; ng(n+1)=3.152003e+002;
%odnowa zmiennej metryki
n=226; farx(n+1)=5.183456e-001; foe(n+1)=4.867246e-001; krok(n+1)=4.416209e-007; ng(n+1)=3.445427e+002;
n=227; farx(n+1)=5.183318e-001; foe(n+1)=4.864058e-001; krok(n+1)=1.129354e-006; ng(n+1)=8.719727e+001;
n=228; farx(n+1)=5.182874e-001; foe(n+1)=4.856044e-001; krok(n+1)=8.423638e-006; ng(n+1)=4.720427e+001;
n=229; farx(n+1)=5.181731e-001; foe(n+1)=4.825629e-001; krok(n+1)=1.216245e-005; ng(n+1)=6.578101e+001;
n=230; farx(n+1)=5.180816e-001; foe(n+1)=4.817220e-001; krok(n+1)=9.554760e-006; ng(n+1)=4.599160e+001;
n=231; farx(n+1)=5.179206e-001; foe(n+1)=4.795559e-001; krok(n+1)=1.281924e-004; ng(n+1)=1.968605e+001;
n=232; farx(n+1)=5.182594e-001; foe(n+1)=4.769266e-001; krok(n+1)=3.084957e-004; ng(n+1)=1.564501e+001;
n=233; farx(n+1)=5.184270e-001; foe(n+1)=4.756912e-001; krok(n+1)=1.521743e-004; ng(n+1)=1.466596e+001;
n=234; farx(n+1)=5.184955e-001; foe(n+1)=4.743751e-001; krok(n+1)=3.604935e-004; ng(n+1)=1.166796e+001;
n=235; farx(n+1)=5.135278e-001; foe(n+1)=4.660865e-001; krok(n+1)=5.233259e-003; ng(n+1)=6.639034e+000;
n=236; farx(n+1)=5.133666e-001; foe(n+1)=4.604284e-001; krok(n+1)=6.319511e-003; ng(n+1)=2.937374e+001;
n=237; farx(n+1)=5.146676e-001; foe(n+1)=4.558191e-001; krok(n+1)=6.480489e-003; ng(n+1)=3.766281e+001;
n=238; farx(n+1)=5.155916e-001; foe(n+1)=4.545411e-001; krok(n+1)=2.091002e-003; ng(n+1)=1.030579e+002;
n=239; farx(n+1)=5.125583e-001; foe(n+1)=4.502969e-001; krok(n+1)=2.399905e-002; ng(n+1)=1.346844e+002;
n=240; farx(n+1)=5.116235e-001; foe(n+1)=4.477031e-001; krok(n+1)=1.417782e-002; ng(n+1)=1.396673e+002;
n=241; farx(n+1)=5.109722e-001; foe(n+1)=4.456160e-001; krok(n+1)=1.214360e-002; ng(n+1)=1.918926e+002;
n=242; farx(n+1)=5.112105e-001; foe(n+1)=4.431879e-001; krok(n+1)=1.716139e-002; ng(n+1)=2.149173e+002;
n=243; farx(n+1)=5.130195e-001; foe(n+1)=4.393035e-001; krok(n+1)=1.136199e-002; ng(n+1)=3.196266e+002;
n=244; farx(n+1)=5.143240e-001; foe(n+1)=4.359218e-001; krok(n+1)=1.138980e-002; ng(n+1)=3.657809e+002;
n=245; farx(n+1)=5.139734e-001; foe(n+1)=4.331473e-001; krok(n+1)=1.390067e-002; ng(n+1)=2.652484e+002;
n=246; farx(n+1)=5.179466e-001; foe(n+1)=4.288215e-001; krok(n+1)=3.481722e-002; ng(n+1)=1.642601e+002;
n=247; farx(n+1)=5.202700e-001; foe(n+1)=4.246770e-001; krok(n+1)=1.631060e-002; ng(n+1)=2.561992e+002;
n=248; farx(n+1)=5.258784e-001; foe(n+1)=4.183802e-001; krok(n+1)=3.068686e-002; ng(n+1)=1.895182e+002;
n=249; farx(n+1)=5.272392e-001; foe(n+1)=4.169365e-001; krok(n+1)=7.418259e-003; ng(n+1)=1.654265e+002;
n=250; farx(n+1)=5.290082e-001; foe(n+1)=4.141641e-001; krok(n+1)=1.238677e-002; ng(n+1)=1.375219e+002;
%odnowa zmiennej metryki
n=251; farx(n+1)=5.289933e-001; foe(n+1)=4.130959e-001; krok(n+1)=5.518667e-007; ng(n+1)=2.226837e+002;
n=252; farx(n+1)=5.289922e-001; foe(n+1)=4.119636e-001; krok(n+1)=1.279016e-006; ng(n+1)=1.370819e+002;
n=253; farx(n+1)=5.290122e-001; foe(n+1)=4.114230e-001; krok(n+1)=1.329472e-006; ng(n+1)=1.030281e+002;
n=254; farx(n+1)=5.290343e-001; foe(n+1)=4.108985e-001; krok(n+1)=2.865922e-006; ng(n+1)=5.780171e+001;
n=255; farx(n+1)=5.290178e-001; foe(n+1)=4.092946e-001; krok(n+1)=5.075699e-005; ng(n+1)=2.832515e+001;
n=256; farx(n+1)=5.289677e-001; foe(n+1)=4.083539e-001; krok(n+1)=1.112345e-004; ng(n+1)=1.497429e+001;
n=257; farx(n+1)=5.291544e-001; foe(n+1)=4.071196e-001; krok(n+1)=2.935517e-004; ng(n+1)=9.785717e+000;
n=258; farx(n+1)=5.294636e-001; foe(n+1)=4.061825e-001; krok(n+1)=1.326035e-004; ng(n+1)=1.439483e+001;
n=259; farx(n+1)=5.295582e-001; foe(n+1)=4.054915e-001; krok(n+1)=2.817596e-004; ng(n+1)=8.833139e+000;
n=260; farx(n+1)=5.284822e-001; foe(n+1)=4.036560e-001; krok(n+1)=1.587460e-003; ng(n+1)=6.785444e+000;
n=261; farx(n+1)=5.273936e-001; foe(n+1)=4.028362e-001; krok(n+1)=5.946996e-003; ng(n+1)=1.064406e+001;
n=262; farx(n+1)=5.271969e-001; foe(n+1)=4.019774e-001; krok(n+1)=5.608324e-003; ng(n+1)=1.126218e+001;
n=263; farx(n+1)=5.263147e-001; foe(n+1)=4.003436e-001; krok(n+1)=4.447430e-003; ng(n+1)=1.464124e+001;
n=264; farx(n+1)=5.276133e-001; foe(n+1)=3.979096e-001; krok(n+1)=1.209587e-002; ng(n+1)=4.959045e+001;
n=265; farx(n+1)=5.263841e-001; foe(n+1)=3.965696e-001; krok(n+1)=9.625525e-003; ng(n+1)=1.936502e+002;
n=266; farx(n+1)=5.243117e-001; foe(n+1)=3.951127e-001; krok(n+1)=2.527804e-002; ng(n+1)=2.215270e+002;
n=267; farx(n+1)=5.244950e-001; foe(n+1)=3.938017e-001; krok(n+1)=3.105330e-002; ng(n+1)=2.455209e+002;
n=268; farx(n+1)=5.233989e-001; foe(n+1)=3.916258e-001; krok(n+1)=1.842644e-002; ng(n+1)=2.578755e+002;
n=269; farx(n+1)=5.214328e-001; foe(n+1)=3.879198e-001; krok(n+1)=8.877087e-002; ng(n+1)=2.559050e+002;
n=270; farx(n+1)=5.201202e-001; foe(n+1)=3.864998e-001; krok(n+1)=1.278285e-002; ng(n+1)=2.453338e+002;
n=271; farx(n+1)=5.194098e-001; foe(n+1)=3.848072e-001; krok(n+1)=2.392360e-002; ng(n+1)=2.225263e+002;
n=272; farx(n+1)=5.197065e-001; foe(n+1)=3.832305e-001; krok(n+1)=2.642647e-002; ng(n+1)=2.383929e+002;
n=273; farx(n+1)=5.209749e-001; foe(n+1)=3.808623e-001; krok(n+1)=5.857529e-002; ng(n+1)=2.710464e+002;
n=274; farx(n+1)=5.222325e-001; foe(n+1)=3.785449e-001; krok(n+1)=8.139610e-002; ng(n+1)=1.386722e+002;
n=275; farx(n+1)=5.231773e-001; foe(n+1)=3.739386e-001; krok(n+1)=1.428686e-001; ng(n+1)=1.481755e+002;
%odnowa zmiennej metryki
n=276; farx(n+1)=5.231769e-001; foe(n+1)=3.736779e-001; krok(n+1)=5.237239e-007; ng(n+1)=1.031552e+002;
n=277; farx(n+1)=5.231735e-001; foe(n+1)=3.734566e-001; krok(n+1)=8.965789e-007; ng(n+1)=7.576650e+001;
n=278; farx(n+1)=5.231759e-001; foe(n+1)=3.734033e-001; krok(n+1)=9.855013e-007; ng(n+1)=3.823523e+001;
n=279; farx(n+1)=5.231884e-001; foe(n+1)=3.732755e-001; krok(n+1)=8.186754e-006; ng(n+1)=1.971377e+001;
n=280; farx(n+1)=5.231587e-001; foe(n+1)=3.727530e-001; krok(n+1)=3.650218e-005; ng(n+1)=2.175273e+001;
n=281; farx(n+1)=5.231004e-001; foe(n+1)=3.723928e-001; krok(n+1)=8.824176e-005; ng(n+1)=9.301692e+000;
n=282; farx(n+1)=5.230539e-001; foe(n+1)=3.722978e-001; krok(n+1)=2.040240e-004; ng(n+1)=3.819668e+000;
n=283; farx(n+1)=5.230496e-001; foe(n+1)=3.720250e-001; krok(n+1)=3.383827e-004; ng(n+1)=4.804356e+000;
n=284; farx(n+1)=5.231249e-001; foe(n+1)=3.715770e-001; krok(n+1)=2.383224e-004; ng(n+1)=6.651084e+000;
n=285; farx(n+1)=5.236935e-001; foe(n+1)=3.706850e-001; krok(n+1)=2.391214e-003; ng(n+1)=5.545788e+000;
n=286; farx(n+1)=5.235625e-001; foe(n+1)=3.696576e-001; krok(n+1)=2.337021e-003; ng(n+1)=2.052855e+001;
n=287; farx(n+1)=5.243713e-001; foe(n+1)=3.688849e-001; krok(n+1)=3.481777e-003; ng(n+1)=6.864966e+001;
n=288; farx(n+1)=5.250134e-001; foe(n+1)=3.681596e-001; krok(n+1)=8.424126e-003; ng(n+1)=1.297945e+002;
n=289; farx(n+1)=5.234780e-001; foe(n+1)=3.665377e-001; krok(n+1)=1.734425e-002; ng(n+1)=2.191529e+002;
n=290; farx(n+1)=5.241007e-001; foe(n+1)=3.650994e-001; krok(n+1)=1.281894e-002; ng(n+1)=1.335802e+002;
n=291; farx(n+1)=5.251373e-001; foe(n+1)=3.643978e-001; krok(n+1)=1.053841e-002; ng(n+1)=1.366195e+002;
n=292; farx(n+1)=5.253738e-001; foe(n+1)=3.639707e-001; krok(n+1)=9.173286e-003; ng(n+1)=1.539035e+002;
n=293; farx(n+1)=5.255520e-001; foe(n+1)=3.635550e-001; krok(n+1)=2.502130e-002; ng(n+1)=1.701542e+002;
n=294; farx(n+1)=5.262943e-001; foe(n+1)=3.627251e-001; krok(n+1)=3.106913e-002; ng(n+1)=2.081883e+002;
n=295; farx(n+1)=5.267952e-001; foe(n+1)=3.620753e-001; krok(n+1)=2.251094e-002; ng(n+1)=1.744230e+002;
n=296; farx(n+1)=5.281064e-001; foe(n+1)=3.614505e-001; krok(n+1)=1.495979e-002; ng(n+1)=1.693286e+002;
n=297; farx(n+1)=5.292269e-001; foe(n+1)=3.607519e-001; krok(n+1)=1.308616e-002; ng(n+1)=2.087278e+002;
n=298; farx(n+1)=5.294837e-001; foe(n+1)=3.596246e-001; krok(n+1)=6.827250e-002; ng(n+1)=1.262292e+002;
n=299; farx(n+1)=5.292786e-001; foe(n+1)=3.574506e-001; krok(n+1)=1.141951e-001; ng(n+1)=2.206091e+002;
n=300; farx(n+1)=5.287446e-001; foe(n+1)=3.554785e-001; krok(n+1)=1.147563e-001; ng(n+1)=1.498750e+002;

figure; semilogy(farx,'b'); hold on; semilogy(foe,'r'); xlabel('Iteracje'); ylabel('Earx, Eoe'); legend('Earx','Eoe'); title('Uczenie predyktora OE');
figure; subplot(2,1,1); semilogy(krok); xlabel('Iteracje'); ylabel('Krok');
subplot(2,1,2); semilogy(ng); xlabel('Iteracje'); ylabel('Norma gradientu');
Earx=farx(n+1)
Eoe=foe(n+1)
